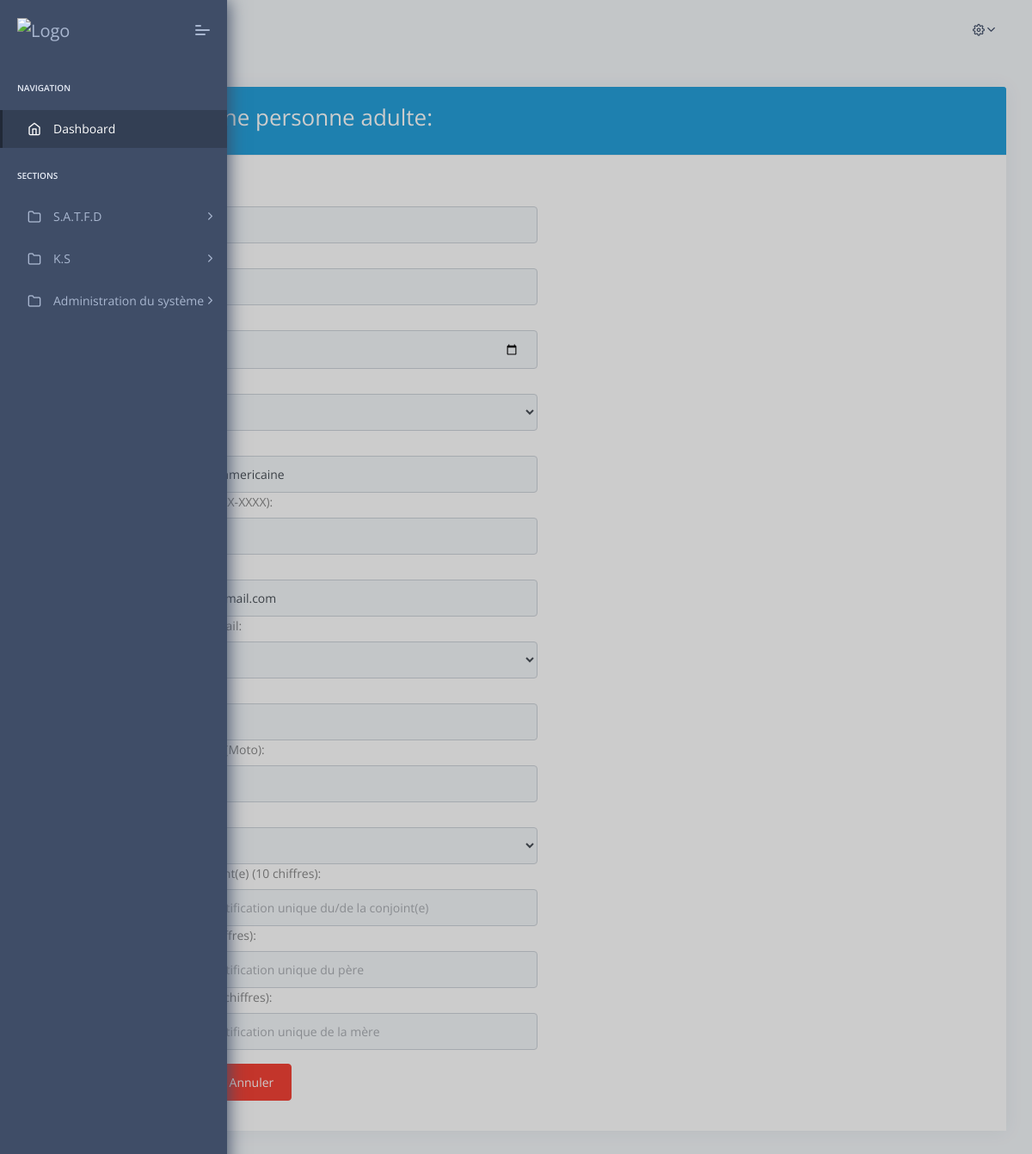
/dashboard/satfd/personne/modifier/5 (signed in), run on the app's committed database.
### satfd/models.py (models this page shows, shortened)
class Personne(models.Model):
    id = models.AutoField(primary_key = True)
    utilisateur = models.OneToOneField(User,
                                on_delete=models.CASCADE,
                                help_text='', null =True)
    prenom = models.CharField(max_length=254,  null =True)
    nom = models.CharField(max_length=254,  null =True)
    naissance = models.DateField(
                              default=datetime.now, blank=True
                              )
    sexe = models.CharField('Sexe',
                                   max_length=50,
                                   choices=sexe_Type,
                                   null=True)
    adresse = models.CharField(max_length=254,  null =True)
    telephone = models.CharField('Numéro de téléphone',max_length=254, unique=True, default ='', null =True)
    email = models.CharField('Email',max_length=254, unique=True, default ='', null =True)
    lieu_de_travail = models.ForeignKey( Lieu_de_travail ,
                                      on_delete=models.SET_NULL,
                                      help_text='',
                                      null = True)
    id_number = models.CharField('NIU',max_length=254, unique=True, default ='', null =True)
    id_plaque = models.CharField('Numéro de plaques',max_length=254, unique=True, default ='', null =True)
    gilet_couleur = models.ForeignKey( Gilet_couleur ,
                                      on_delete=models.SET_NULL,
                                      help_text='',
                                      null = True)
    conjoint = models.CharField('NIU du/de la conjoint(e)',max_length=254, unique=True, default ='', null =True)
    pere_cin_nif = models.CharField('NIU du père',max_length=254, default ='', null =True)
    mere_cin_nif = models.CharField('NIU de la mère',max_length=254, default ='', null =True)
    statut = models.CharField('Statut',
                                   max_length=50,
                                   choices=statut_personne,
                                   null=True)
    date_created = models.DateField(
                              default=datetime.now, blank=True
                              )
    created_by = models.CharField(max_length=500, null =True)
    date_modified = models.DateField(null =True)
    modified_by= models.CharField(max_length=500, null =True)
    class Meta:
        ordering = ('date_created',)
        permissions = ( ("Personne_voir", "SATFD: voir"),
                        ("Personne_voir_inactif", "SATFD: voir inactif"),
                        ("Personne_voir_details", "SATFD: voir details"),
                        ("Personne_ajouter", "SATFD: ajouter"),
                        ("Personne_modifier", "SATFD: modifier"),
                        ("Personne_activer", "SATFD: activer"),
                        ("Personne_desactiver", "SATFD: desactiver"),
                        ("Personne_supprimer", "SATFD: supprimer"),
        )

class Lieu_de_travail(models.Model):
    id = models.AutoField(primary_key = True)
    nom = models.CharField(max_length=254, unique=True, null =True)
    date_created = models.DateField(
                              default=datetime.now, blank=True
                              )
    created_by = models.CharField(max_length=500, null =True)
    date_modified = models.DateField(null =True)
    modified_by= models.CharField(max_length=500, null =True)
    class Meta:
        ordering = ('date_created',)
        permissions = ( ("Station_lieu_de_travail_voir", "SATFD: voir"),
                        ("Station_lieu_de_travail_voir_inactif", "SATFD: voir inactif"),
                        ("Station_lieu_de_travail_voir_details", "SATFD: voir details"),
                        ("Station_lieu_de_travail_ajouter", "SATFD: ajouter"),
                        ("Station_lieu_de_travail_modifier", "SATFD: modifier"),
                        ("Station_lieu_de_travail_activer", "SATFD: activer"),
                        ("Station_lieu_de_travail_desactiver", "SATFD: desactiver"),
                        ("Station_lieu_de_travail_supprimer", "SATFD: supprimer"),
        )
    def __str__(self):
        return '{0}'.format(self.nom)

### satfd/custom_decorators.py (the view)
        def wrap(request, *args, **kwargs):
            if  request.user.is_staff == False:
                return redirect('dashboard-login')
            if  request.user.is_authenticated:
                return view_func(request, *args, **kwargs)
            else:
                return redirect('dashboard-login')

### satfd/models.py (called while the page is built)
    def __str__(self):
        return '{0}'.format(self.couleur)

### templates/satfd/dashboard/registre/personne/modifier.html (shortened to what this page needs)
{% extends 'satfd/dashboard/partials/base.html' %}
{% block content %}
{% load static %}
  <section class="pcoded-main-container">
      <div class="pcoded-wrapper">
          <div class="pcoded-content">
              <div class="pcoded-inner-content">
                  <div class="page-header">
                      <div class="page-block">
                          <div class="row align-items-center">
                              <div class="col-md-12">
                              </div>
                          </div>
                      </div>
                  </div>
                  <div class="main-body">
                      <div class="page-wrapper">
                            <div class="row">
                                <div class="col-sm-12">
                                    <div class="card">
                                        <div class="card-header" style="background-color:#25A0DA ;">
                                            <h3 style="color: white;">{{title}}</h3>
                                        </div>
                                        <div class="card-body">
                                            <div class="row">
                                                <div class="col-md-6">
                                                  <form method="POST">
                                                    <div class="form-group">
                                                        {{ form }}
                                                    </div>
                                                        <button type="submit" class="btn btn-primary btn-sm">Modifier</button>
                                                        <a href="{% url 'dashboard-satfd-personne-afficher' %}"  class="btn btn-danger btn-sm">Annuler</a>
                                                    </form>
                                                </div>
                                            </div>
                                        </div>
                                    </div>
                                </div>
                            </div>
                      </div>
                  </div>
              </div>
          </div>
      </div>
  </section>
{% endblock %}

### templates/satfd/dashboard/partials/base.html (shortened to what this page needs)
{% load static %}
<!DOCTYPE html>
<html lang="en">
<head>
    <link rel="stylesheet" href="{% static 'assets/fonts/fontawesome/css/fontawesome-all.min.css' %}">
    <link rel="stylesheet" href="{% static 'assets/plugins/animation/css/animate.min.css' %}">
    <link rel="stylesheet" href="{% static 'assets/css/style.css' %}">
    <link rel="stylesheet" href="{% static 'assets/css/jquery.dataTables.min.css' %}">
    <link rel="stylesheet"  href="{% static 'assets/css/print.min.css' %}">
</head>
<body>
  {% if user.is_authenticated %}
	{% include 'satfd/dashboard/partials/nav.html' %}
	 {% block content %}
   {% endblock %}
  {% else %}
    {% block content_login %}
    {% endblock %}
  {% endif%}
</body>
</html>

### templates/satfd/dashboard/partials/nav.html (shortened to what this page needs)
{% load static %}
<nav class="pcoded-navbar" id="exclude">
	<div class="navbar-wrapper">
        <div class="navbar-brand header-logo">
            <a href="{%url 'dashboard-index'%}" class="b-brand">
							<img class="img2" src="{% static 'assets/img/logo/SATFD.png' %}"
                  alt="Logo" style="width:100%; max-width: 130px" />
            </a>
            <a class="mobile-menu" id="mobile-collapse" href="javascript:"><span></span></a>
        </div>
        <div class="navbar-content scroll-div">
            <ul class="nav pcoded-inner-navbar">
				<li class="nav-item pcoded-menu-caption">
                    <label>Navigation</label>
                </li>
				<li data-username="Chez Paco Lotto" class="nav-item active">
                    <a href="{% url 'dashboard-index' %}" class="nav-link "><span class="pcoded-micon"><i class="feather icon-home"></i></span><span class="pcoded-mtext">Dashboard</span></a>
                </li>
				<li class="nav-item pcoded-menu-caption">
                    <label>Sections</label>
                </li>
				<li data-username="" class="nav-item pcoded-hasmenu">
                    <a href="javascript:" class="nav-link "><span class="pcoded-micon">
					<i class="feather icon-folder"></i>
					</span><span class="pcoded-mtext">S.A.T.F.D </span></a>
          </li>
					<li data-username="" class="nav-item pcoded-hasmenu">
	                    <a href="javascript:" class="nav-link "><span class="pcoded-micon">
						<i class="feather icon-folder"></i>
						</span><span class="pcoded-mtext">K.S</span></a>
	          </li>
								{% if user.is_superuser %}
								<li data-username="" class="nav-item pcoded-hasmenu">
			                    <a href="javascript:" class="nav-link "><span class="pcoded-micon">
								<i class="feather icon-folder"></i>
								</span><span class="pcoded-mtext">Administration du système</span></a>
			           </li>
							  {% endif%}
            </ul>
        </div>
    </div>
</nav>
<header class="navbar pcoded-header navbar-expand-lg navbar-light" id="exclude">
    <div class="collapse navbar-collapse">
        <ul class="navbar-nav mr-auto">
            <li><a href="javascript:" class="full-screen" onclick="javascript:toggleFullScreen()"></a></li>
        </ul>
        <ul class="navbar-nav ml-auto">
            <li>
                <div class="dropdown drp-user">
                    <a href="javascript:" class="dropdown-toggle" data-toggle="dropdown">
                        <i class="icon feather icon-settings"></i>
                    </a>
                </div>
            </li>
        </ul>
    </div>
</header>

### data on the page
Personne: prenom "Nick Anderson", nom "Azémar", naissance "10/23/1996", sexe "Homme", adresse "122 bis Ave panamericaine", telephone "509-3292-6557", email "newnick1996@gmail.com", lieu_de_travail "Pétion-ville", id_number "0123456789", id_plaque "BB-10000", gilet_couleur "Rouge"

### other printed values
{{ title }} "Modifier une personne adulte:"
